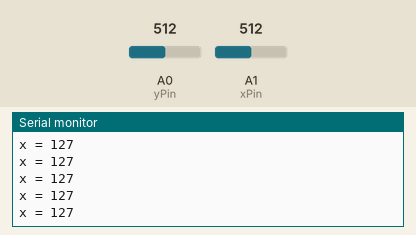
A sketch run on a simulated Arduino Uno, built with avr-gcc and run on an emulated ATmega328P. Parts: the last lines printed to the serial monitor. Inputs (shaded band) come from the test bench; at power-on: A0 (yPin) = 512, A1 (xPin) = 512.

Above: at 1.2 s.
1.3 s: A0 (yPin) set to 716
At 1.32 s:
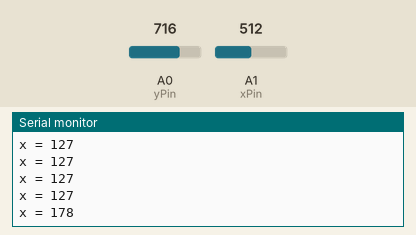
2.8 s: A1 (xPin) set to 306
At 2.83 s:
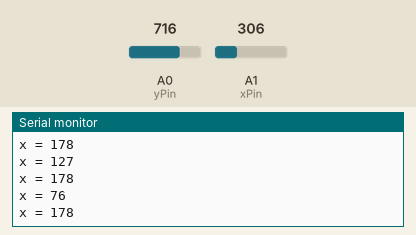
4.3 s: A0 (yPin) set to 900
At 4.34 s:
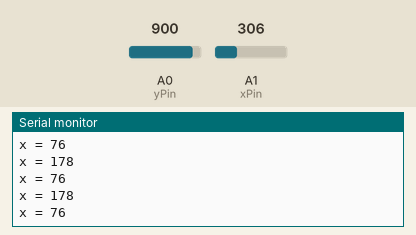
5.8 s: A1 (xPin) set to 122
At 5.85 s:
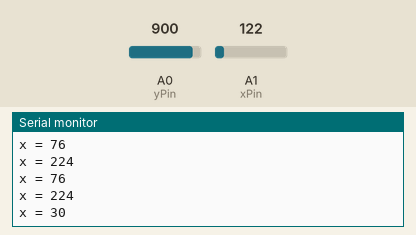
Timing chart, 0 to 8.3 s (numbered marks = the images above; inputs shaded):
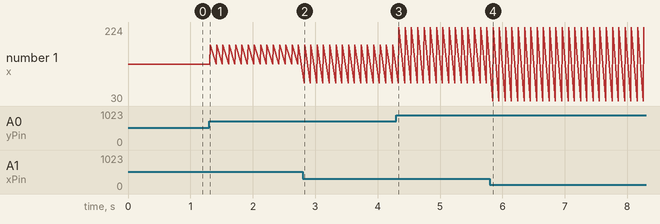

The sketch:

joystick.ino
```cpp
/*
Arduino script to connect an analog joystick
to an Arduino UNO.
Author: Rodolfo Ferro
Site: https://rodolfoferro.xyz/
*/

// Define ports:
int xPin = A1;
int yPin = A0;

// Declare variables for positions:
int xPosition, yPosition;

void setup() {
  // Initialize serial communications at 9600 bps:
  Serial.begin(9600);

  // Initialize pin modes:
  pinMode(xPin, INPUT);
  pinMode(yPin, INPUT);
}

void loop() {
  // Read values from analogic port:
  xPosition = analogRead(xPin);
  yPosition = analogRead(yPin);

  // Remap (0, 1023) -> (0, 255):
  xPosition = map(xPosition, 0, 1023, 0, 255);
  yPosition = map(yPosition, 0, 1023, 0, 255);

  // Print (x, y) values:
  Serial.print("x = ");
  Serial.println(xPosition);
  Serial.print("x = ");
  Serial.println(yPosition);
  delay(100);
}
```

Measured:
- after the input at 1.3 s, the serial monitor: prints a new line at once (image 1)
- after the input at 2.8 s, the serial monitor: prints a new line at once (image 2)
- after the input at 5.8 s, the serial monitor: prints a new line at once (image 4)
- plotted number 1: 127 → 178 after the input at 1.3 s, 178 → 224 after the input at 4.3 s
